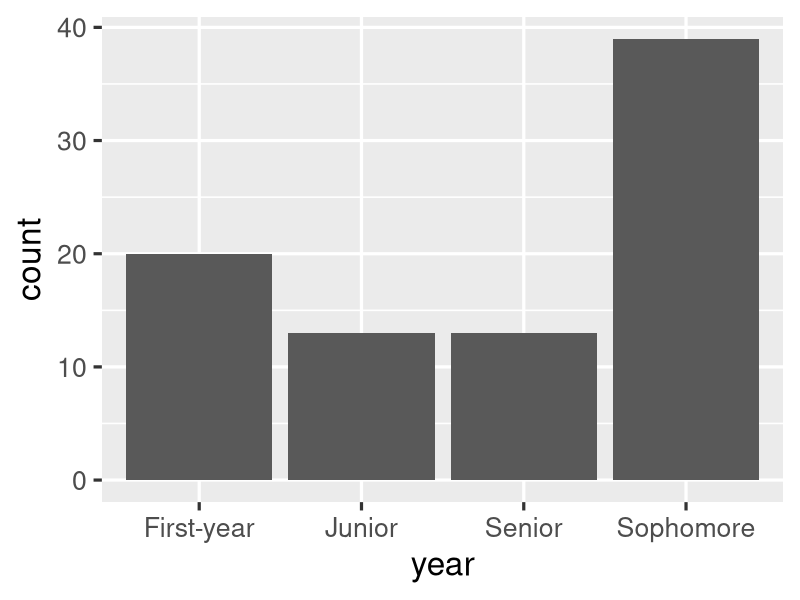
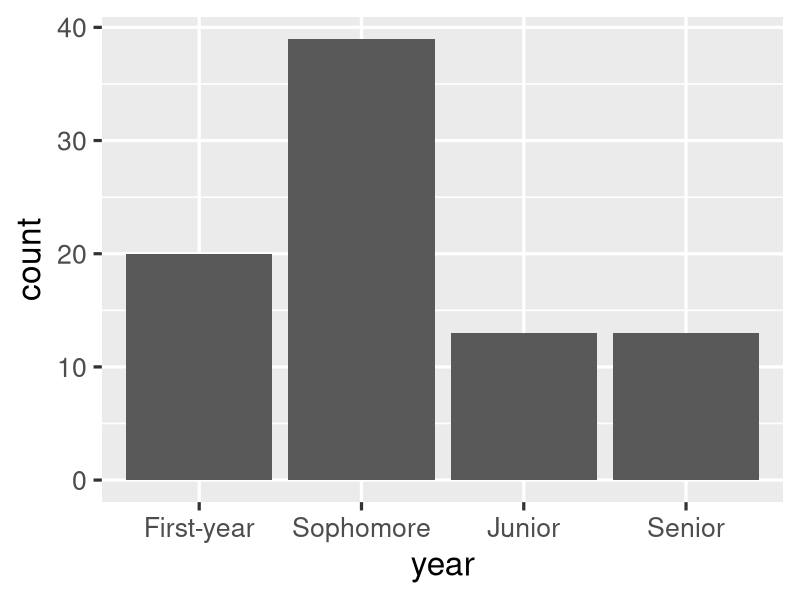

Here is the R script that generated these plots, in order:
## ---- chunk 1
#| label: setup
#| include: false
ggplot2::theme_set(ggplot2::theme_gray(base_size = 24))
todays_ae <- "ae-08-durham-climate-factors"
## ---- chunk 2
library(tidyverse)
## ---- chunk 3
library(dplyr) # not necessary if you already loaded tidyverse in your document/session
## ---- chunk 4
#| echo: fenced
#| label: load-packages
#| message: false
library(tidyverse)
library(ggthemes)
library(scales)
# etc.
## ---- chunk 5
#| include: false
library(tidyverse)
survey <- read_csv(
  "data/survey-2025-09-23.csv",
  na = c("", "/"),
  col_names = "response",
  skip = 1
) |>
  mutate(response = str_remove(response, "^X - |^V - ")) |>
  filter(!is.na(response)) |>
  separate_wider_delim(
    response,
    delim = " / ",
    names = c("year", "tue_classes"),
    too_few = "align_start"
  ) |>
  mutate(year = str_to_sentence(year))
## ---- chunk 6
survey
## ---- chunk 7
survey
## ---- chunk 8
survey <- survey |>
  mutate(
    tue_classes = case_when(
      tue_classes == "one" ~ "1",
      tue_classes == "two" ~ "2",
      tue_classes == "Two" ~ "2",
      .default = tue_classes
    ),
    tue_classes = as.numeric(tue_classes),
    year = case_when(
      year == "Sophmore" ~ "Sophomore",
      year == "Freshman" ~ "First-year",
      .default = year
    )
  ) |>
  filter(year != "29.32%")

survey
## ---- chunk 9
typeof(TRUE)
## ---- chunk 10
typeof("First-year")
## ---- chunk 11
typeof(2.5)
typeof(3)
## ---- chunk 12
typeof(3L)
typeof(1:3)
## ---- chunk 13
c(1, 2, 3)
## ---- chunk 14
c("Hello", "World!")
## ---- chunk 15
c(c("hi", "hello"), c("bye", "jello"))
## ---- chunk 16
x <- 1:3
x
typeof(x)
## ---- chunk 17
y <- as.character(x)
y
typeof(y)
## ---- chunk 18
x <- c(TRUE, FALSE)
x
typeof(x)
## ---- chunk 19
y <- as.numeric(x)
y
typeof(y)
## ---- chunk 20
c(2, "Just this one!")
## ---- chunk 21
c(FALSE, 3L)
## ---- chunk 22
c(FALSE, 1.2)
## ---- chunk 23
c(2L, "two")
## ---- chunk 24
c(TRUE, "two")
## ---- chunk 25
class_years <- factor(
  c(
    "First-year",
    "Sophomore",
    "Sophomore",
    "Senior",
    "Junior"
  )
)
class_years
## ---- chunk 26
typeof(class_years)
## ---- chunk 27
class(class_years)
## ---- chunk 28
glimpse(class_years)
## ---- chunk 29
as.integer(class_years)
## ---- chunk 30
today <- as.Date("2025-09-23")
today
## ---- chunk 31
typeof(today)
## ---- chunk 32
class(today)
## ---- chunk 33
as.integer(today)
## ---- chunk 34
as.integer(today) / 365 # roughly 55 yrs
## ---- chunk 35
df <- data.frame(x = 1:2, y = 3:4)
df
## ---- chunk 36
typeof(df)
## ---- chunk 37
class(df)
## ---- chunk 38
#| code-line-numbers: "|2|3|4"
l <- list(
  x = 1:4,
  y = c("hi", "hello", "jello"),
  z = c(TRUE, FALSE)
)
l
## ---- chunk 39
df
## ---- chunk 40
df |>
  pull(y)
## ---- chunk 41
#| message: false
survey
## ---- chunk 42
#| out-width: 100%
#| fig-width: 7
#| fig-asp: 0.5
ggplot(survey, mapping = aes(x = year)) +
  geom_bar()
## ---- chunk 43
#| out-width: 100%
#| fig-width: 7
#| fig-asp: 0.5
survey |>
  mutate(
    year = fct_relevel(year, "First-year", "Sophomore", "Junior", "Senior")
  ) |>
  ggplot(mapping = aes(x = year)) +
  geom_bar()
